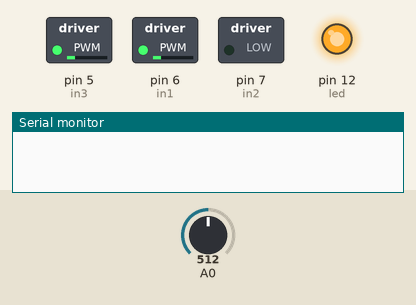
This sketch was run on a simulated Arduino Uno, built with avr-gcc and run on an emulated ATmega328P. On the bench: switched loads named in the sketch (green lamp = pin HIGH), output pins drawn as LEDs (lit = HIGH), the last lines printed to the serial monitor. The test bench sets the inputs (shaded band); at power-on: A0 = 512.

Above: at 0.1 s.
At 4.6 s:
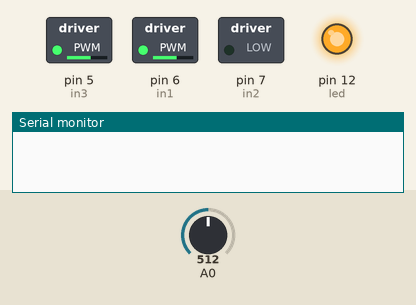
At 7.9 s:
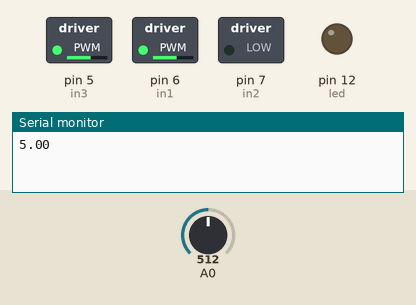
At 22.1 s:
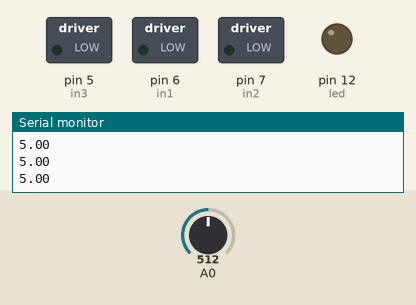
At 38.1 s:
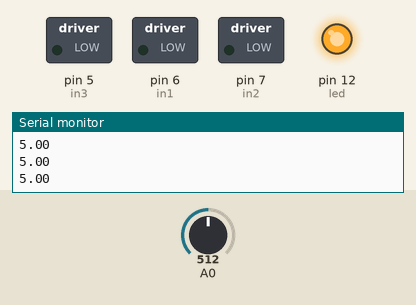
Timing chart, 0 to 39.6 s (numbered marks = the images above):
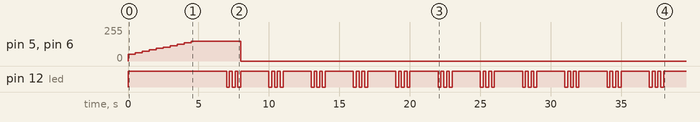

The sketch:

ArduinoHbridgeControl.ino
```cpp
/*  Arduino DC Motor Control - PWM | H-Bridge | L298N
    by Maarten Dequanter
    controls 2 motors by using Hual H-Bridge vI.3 board
    Connect E1 to pin 6,  M1 to 7,  E2 to 5 and M2 to 4
    Connect 2 resistors of 1MOhm or more to VS and ground in serie.  In the middle you should have the voltage devided by to and read by Analog input A0
    Connect 2 motors to Motor connectors
    Connect VD to 5V pin on arduino and GND to GND pin on Arduino.

    The motors should start running and will stop as soon the voltage is less then the value in lowValue.

    Add your own logic to drive PWM signals to in1 and in3 and control direction with in2 and in4.

*/

#define in1 6
#define in2 7
#define in3 5
#define in4 4
#define led 12
#define button 4
int rotDirection = 0;
int speed = 0;
int lowBattery = 0;
float MaxVoltage = 7.8;
float lowVoltage = MaxVoltage*0.8;


void setup() {
  Serial.begin(9600);
  pinMode(in1, OUTPUT);
  pinMode(in2, OUTPUT);
  pinMode(in3, OUTPUT);
  pinMode (led, OUTPUT);
  digitalWrite(in1, LOW);
  digitalWrite(in2, LOW);
  digitalWrite(in3, LOW);
  digitalWrite(in4, LOW);
  digitalWrite(led, HIGH);

}
void loop() {


  if (lowBattery == 0 ) {
    for (int i=50;i<150;i++) {
      analogWrite(in1, i); // Send PWM signal to L298N Enable pin
      analogWrite(in3, i); // Send PWM signal to L298N Enable pin
      i=i+10;
      delay(500);
    }
  } else {
      analogWrite(in1, 0); // Send PWM signal to L298N Enable pin
      analogWrite(in3, 0); // Send PWM signal to L298N Enable pin
  }
  delay (2000);
  int sensorValue = analogRead(A0);
  float voltage = sensorValue * (5.0 / 1023.0)*2;
  Serial.println(voltage);

  if (voltage <= lowVoltage) {
    lowBattery = 1;
  }

  if (lowBattery ==1 ) {
    digitalWrite(led, LOW);
    delay(200);
    digitalWrite(led, HIGH);
    delay(200);
    digitalWrite(led, LOW);
    delay(200);
    digitalWrite(led, HIGH);
    delay(200);
    digitalWrite(led, LOW);
    delay(200);
    digitalWrite(led, HIGH);
  }
  if (voltage >= lowVoltage*1.1) {
    lowBattery = 0;
  }


}
```

neo.cpp
```cpp
#include <Adafruit_NeoPixel.h>

const int NR_OF_PIXELS = 5;
const int PIN = 3;
Adafruit_NeoPixel strip = Adafruit_NeoPixel(NR_OF_PIXELS, PIN, NEO_GRB + NEO_KHZ800);

void setup()
{
Serial.begin(9600);
pinMode(PIN, OUTPUT);
strip.begin();
strip.show();
}

void loop() {
for (int i = 0; i < NR_OF_PIXELS; i++)
{
strip.setPixelColor(i, 255, 0, 0); //Zet pixel i op RGB waarde 255, 0, 0
strip.show(); //voor de aanpassing door naar de strip
delay(200);


/* for (int j = 0; j <= 255; j+=50)/*
/* {
for (int k = 0; k <= 255; k+=50)
{

 for (int l = 0; l <= 255; l+=50)
{
strip.setPixelColor(i, j, k, l); //Zet pixel i op RGB waarde 255, 0, 0
strip.show(); //voor de aanpassing door naar de strip
delay(50);
}
}
}*/
strip.setPixelColor(i, 255, 0, 0); //Zet pixel i op RGB waarde 255, 0, 0
strip.show(); //voor de aanpassing door naar de strip
delay(50);

 }
strip.clear(); // zet alle pixels af
delay(1000);
}
```

Measured:
- by itself, pin 5 (in3), pin 6 (in1): rises from 0/255 to 149/255 in 4.5 s, then falls to 0/255 in 3.5 s
- by itself, pin 12 (led): HIGH → LOW at 7.0 s, → HIGH 0.20 s later, → LOW 0.20 s later, → HIGH 0.20 s later, … (66 changes in this stretch)
